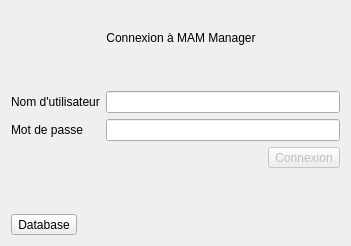
      <widget class="QWidget" name="page">
       <layout class="QGridLayout" name="gridLayout">
        <item row="8" column="0">
         <spacer name="verticalSpacer">
          <property name="orientation">
           <enum>Qt::Vertical</enum>
          </property>
          <property name="sizeHint" stdset="0">
           <size>
            <width>20</width>
            <height>40</height>
           </size>
          </property>
         </spacer>
        </item>
        <item row="5" column="1" colspan="3">
         <widget class="QLineEdit" name="l_user"/>
        </item>
        <item row="7" column="1">
         <spacer name="horizontalSpacer_14">
          <property name="orientation">
           <enum>Qt::Horizontal</enum>
          </property>
          <property name="sizeHint" stdset="0">
           <size>
            <width>40</width>
            <height>20</height>
           </size>
          </property>
         </spacer>
        </item>
        <item row="4" column="1">
         <spacer name="verticalSpacer_2">
          <property name="orientation">
           <enum>Qt::Vertical</enum>
          </property>
          <property name="sizeHint" stdset="0">
           <size>
            <width>20</width>
            <height>40</height>
           </size>
          </property>
         </spacer>
        </item>
        <item row="7" column="3">
         <widget class="QToolButton" name="b_connect">
          <property name="enabled">
           <bool>false</bool>
          </property>
          <property name="text">
           <string>Connexion</string>
          </property>
          <property name="icon">
           <iconset resource="rc.qrc">
            <normaloff>:/root/images/ic_play_circle_fill_black_24dp (1).png</normaloff>:/root/images/ic_play_circle_fill_black_24dp (1).png</iconset>
          </property>
          <property name="shortcut">
           <string>Return</string>
          </property>
          <property name="toolButtonStyle">
           <enum>Qt::ToolButtonTextBesideIcon</enum>
          </property>
         </widget>
        </item>
        <item row="6" column="1" colspan="3">
         <widget class="QLineEdit" name="l_pass">
          <property name="echoMode">
           <enum>QLineEdit::Password</enum>
          </property>
         </widget>
        </item>
        <item row="3" column="1">
         <widget class="QLabel" name="label">
          <property name="text">
           <string>Connexion à MAM Manager</string>
          </property>
          <property name="alignment">
           <set>Qt::AlignCenter</set>
          </property>
         </widget>
        </item>
        <item row="6" column="0">
         <widget class="QLabel" name="label_17">
          <property name="text">
           <string>Mot de passe </string>
          </property>
         </widget>
        </item>
        <item row="5" column="0">
         <widget class="QLabel" name="label_16">
          <property name="text">
           <string>Nom d'utilisateur</string>
          </property>
         </widget>
        </item>
        <item row="2" column="1">
         <widget class="QLabel" name="label_2">
          <property name="text">
           <string/>
          </property>
          <property name="pixmap">
           <pixmap resource="rc.qrc">:/root/images/ic_people_black_36dp (1).png</pixmap>
          </property>
          <property name="alignment">
           <set>Qt::AlignCenter</set>
          </property>
         </widget>
        </item>
        <item row="9" column="0">
         <widget class="QToolButton" name="dbIcon">
          <property name="toolTip">
           <string>&lt;html&gt;&lt;head/&gt;&lt;body&gt;&lt;p&gt;Erreur de connexion à la base de données.&lt;/p&gt;&lt;p&gt;Vérifiez que vous avez bien lancé &lt;span style=&quot; font-weight:600;&quot;&gt;MySql.&lt;/span&gt;&lt;/p&gt;&lt;/body&gt;&lt;/html&gt;</string>
          </property>
          <property name="text">
           <string>Database</string>
          </property>
          <property name="icon">
           <iconset resource="rc.qrc">
            <normaloff>:/root/images/ic_sync_green_18dp (1).png</normaloff>:/root/images/ic_sync_green_18dp (1).png</iconset>
          </property>
          <property name="popupMode">
           <enum>QToolButton::InstantPopup</enum>
          </property>
          <property name="toolButtonStyle">
           <enum>Qt::ToolButtonTextBesideIcon</enum>
          </property>
         </widget>
        </item>
       </layout>
      </widget>
